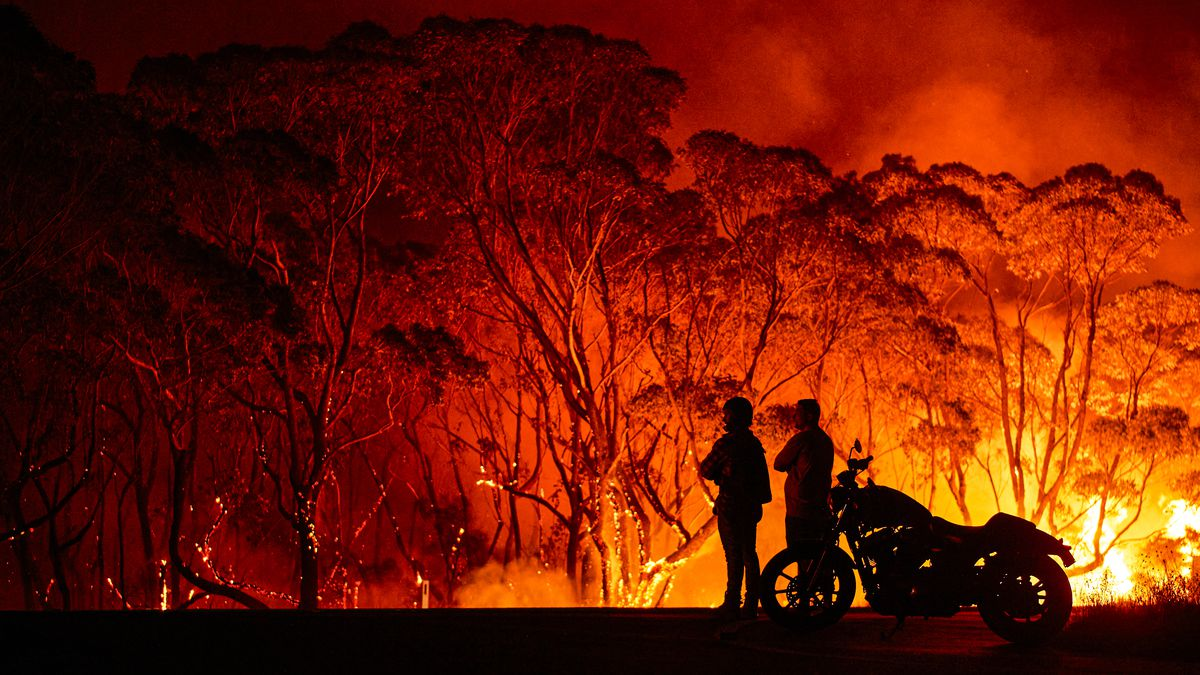
#> input picture bushfire.jpg, 1200 x 675 px
$ python get_colours.py
#> lines starting #> are read from the running program, lines starting #| are printed output that depends on the picture
import os
from collections import Counter

import cv2
import matplotlib.pyplot as plt
import numpy as np
from skimage.color import deltaE_cie76, rgb2lab
from sklearn.cluster import KMeans

# image = cv2.imread('sample_image.jpg')
# image = cv2.imread('flag_south_africa.jpg')
# image = cv2.imread('surfing.jpg')
image = cv2.imread("bushfire.jpg")
#> image is the input picture: shape (675, 1200, 3); mean B, G, R 5.8, 26, 109.4
print("The type of this input is {}".format(type(image)))
#| The type of this input is <class 'numpy.ndarray'>
print("Shape: {}".format(image.shape))
#| Shape: (675, 1200, 3)
# plt.imshow(image)
# plt.show()

# To move from BGR color space to RGB, we use the method cv2.COLOR_BGR2RGB
image = cv2.cvtColor(image, cv2.COLOR_BGR2RGB)
plt.imshow(image)
plt.show()

# In some situations, we might want to have black and white images.
# In such cases, we can express images as Gray.
# We now use the conversion space as cv2.COLOR_BGR2GRAY and show the
# output with the colormap as gray.
gray_image = cv2.cvtColor(image, cv2.COLOR_BGR2GRAY)
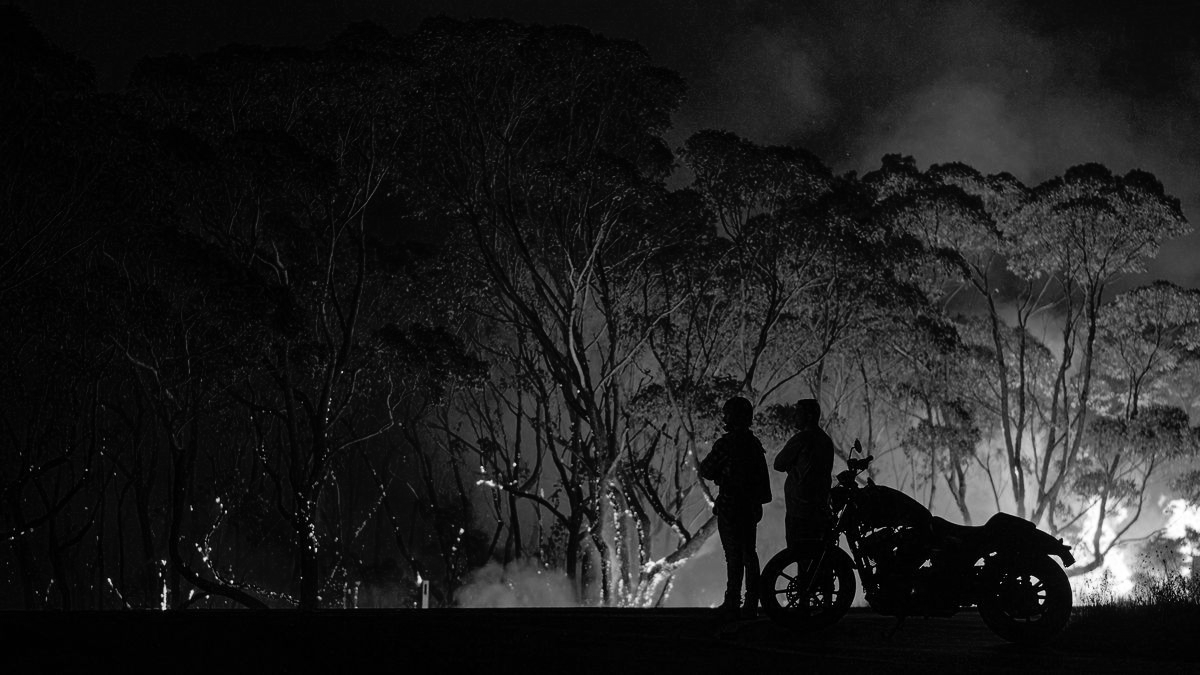
#> gray_image: shape (675, 1200); min 0, max 255, mean 29.5
# plt.imshow(gray_image, cmap='gray')
# plt.show()

# We can also resize the image to a given dimension.
# We use the method resize provided by cv2. The first argument is
# the image we want to resize, and the second argument is the width
# and height defined within parentheses.
resized_image = cv2.resize(image, (1200, 600))
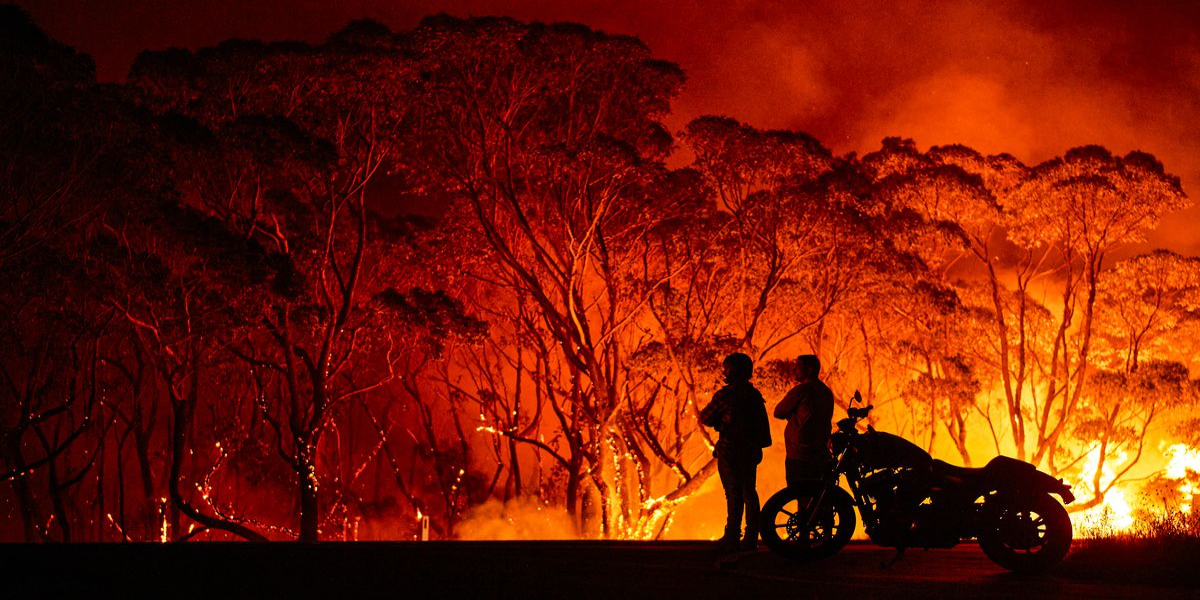
#> resized_image: shape (600, 1200, 3); mean R, G, B 109.4, 26, 5.7
# plt.imshow(resized_image)
# plt.show()

# Identifying the colors from an image and displaying the top colors as a pie chart.
# First define a function that will convert RGB to hex so that we can use them as labels for our pie chart.
# On reading the color which is in RGB space, we return a string. {:02x} simply displays the hex value for the respective color.


def RGB2HEX(color):
    return "#{:02x}{:02x}{:02x}".format(int(color[0]), int(color[1]), int(color[2]))


# Define a method that will help get an image into Python in the RGB space.
def get_image(image_path):
    image = cv2.imread(image_path)
    image = cv2.cvtColor(image, cv2.COLOR_BGR2RGB)
    return image


def get_colors(image, number_of_colors, show_chart):

    # Resize the image to the size 600 x 400. It is not required to resize it to a smaller size but
    # we do so to lessen the pixels which’ll reduce the time needed to extract the colors from the image.
    # KMeans expects the input to be of two dimensions, so we use Numpy’s reshape function to reshape the image data.
#> called with number_of_colors = 8, show_chart = True
    modified_image = cv2.resize(image, (600, 400), interpolation=cv2.INTER_AREA)
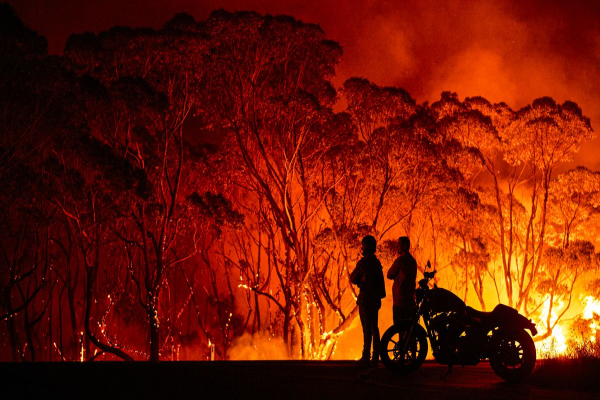
#> modified_image: shape (400, 600, 3); mean R, G, B 109.4, 26, 5.7
    modified_image = modified_image.reshape(
        modified_image.shape[0] * modified_image.shape[1], 3
    )
    # plt.imshow(modified_image)
    # plt.show()

    # KMeans algorithm creates clusters based on the supplied count of clusters.
    # In our case, it will form clusters of colors and these clusters will be our top colors.
    # We then fit and predict on the same image to extract the prediction into the variable labels.
    clf = KMeans(n_clusters=number_of_colors)
    labels = clf.fit_predict(modified_image)

    # We use Counter to get count of all labels. To find the colors, we use clf.cluster_centers_.
    # The ordered_colors iterates over the keys present in count, and then divides each value by 255.
    # We could have directly divided each value by 255 but that would have disrupted the order.
    counts = Counter(labels)
#> counts = {4: 60512, 1: 48168, 5: 39245, 7: 32533, 2: 27586, 0: 22469, 3: 7761, 6: 1726}
    center_colors = clf.cluster_centers_

    # We get ordered colors by iterating through the keys.
    # Next, we get the hex and rgb colors. As we divided each color by 255 before, we now multiply it by
    # 255 again while finding the colors. If show_chart is True, we plot a pie chart with each pie chart portion defined using count.values(), labels as hex_colors and colors as ordered_colors. We finally return the rgb_colors which we’ll use at a later stage.
    ordered_colors = [center_colors[i] for i in counts.keys()]
#> ordered_colors = [[17.27, 2.47, 1.48], [57.69, 2.35, 2.27], [103.5, 3.83, 3.32], [154.9, 18.79, 4.65], [201.1, 48.37, 6.3], [241, 92.47, 7.5], [249.1, 177.6, 30.96], [251.2, 243.5, 182.1]]
    hex_colors = [RGB2HEX(ordered_colors[i]) for i in counts.keys()]
#> hex_colors = ['#c93006', '#390202', '#f15c07', '#fbf3b6', '#670303', '#110201', '#9a1204', '#f9b11e']
    rgb_colors = [ordered_colors[i] for i in counts.keys()]
#> rgb_colors = [[201.1, 48.37, 6.3], [57.69, 2.35, 2.27], [241, 92.47, 7.5], [251.2, 243.5, 182.1], [103.5, 3.83, 3.32], [17.27, 2.47, 1.48], [154.9, 18.79, 4.65], [249.1, 177.6, 30.96]]

    if show_chart:
        plt.figure(figsize=(8, 6))
        plt.pie(counts.values(), labels=hex_colors, colors=hex_colors)
        plt.show()
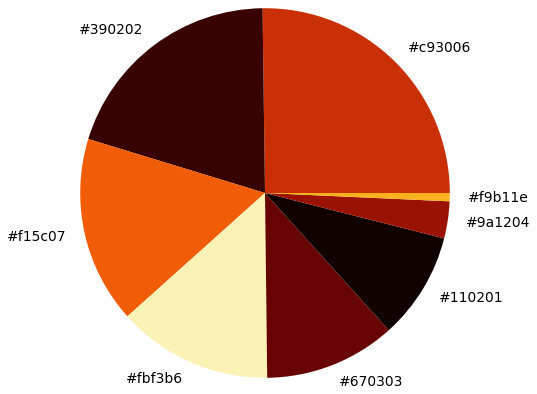
#> figure drawn by matplotlib, 1 panel

    return rgb_colors


# get_colors(get_image('sample_image.jpg'), 8, True)
# get_colors(get_image('flag_south_africa.jpg'), 8, True)
# get_colors(get_image('surfing.jpg'), 8, True)
get_colors(get_image("bushfire.jpg"), 8, True)

$ run again, with sample_image.jpg copied over bushfire.jpg
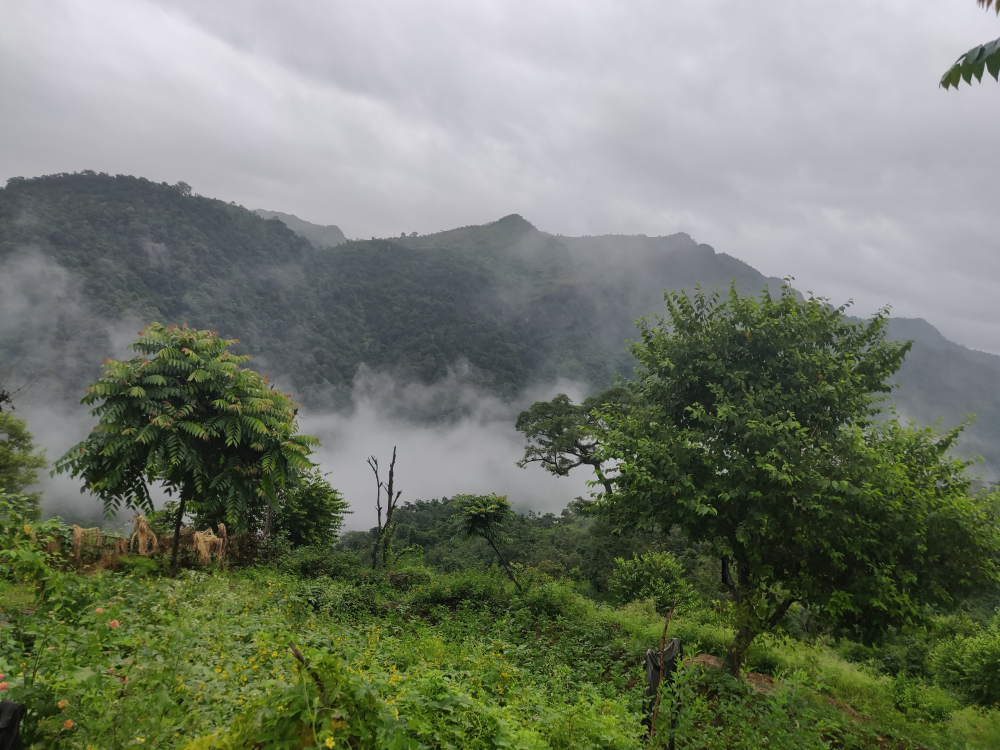
#> input picture sample_image.jpg, 4000 x 3000 px (shown at 1/4 size)
#> image is the input picture: shape (3000, 4000, 3); mean B, G, R 107.2, 122.6, 115.4
#| The type of this input is <class 'numpy.ndarray'>
#| Shape: (3000, 4000, 3)
#> in get_colors, `modified_image = cv2.resize(image, (600, 400), interpolation=cv2.INTER..`:
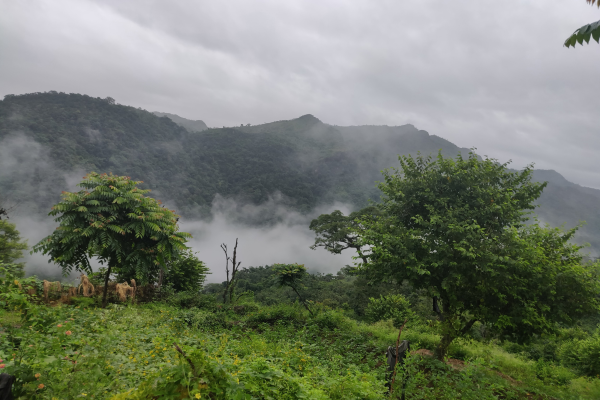
#> modified_image: shape (400, 600, 3); mean R, G, B 115.4, 122.6, 107.2
#> counts = {6: 37810, 7: 10106, 3: 22867, 0: 28560, 1: 36742, 4: 43135, 5: 24938, 2: 35842}
#> ordered_colors = [[208.4, 208.1, 215.6], [156.7, 158.3, 161.4], [116, 121.1, 118.4], [82.43, 89.35, 90.38], [185.4, 185.7, 192.8], [63.84, 78.6, 35.94], [100.1, 117, 48.94], [33.3, 42.31, 22.78]]
#> hex_colors = ['#647530', '#212a16', '#52595a', '#d0d0d7', '#9c9ea1', '#b9b9c0', '#3f4e23', '#747976']
#> rgb_colors = [[100.1, 117, 48.94], [33.3, 42.31, 22.78], [82.43, 89.35, 90.38], [208.4, 208.1, 215.6], [156.7, 158.3, 161.4], [185.4, 185.7, 192.8], [63.84, 78.6, 35.94], [116, 121.1, 118.4]]
#> in get_colors, `plt.show()`:
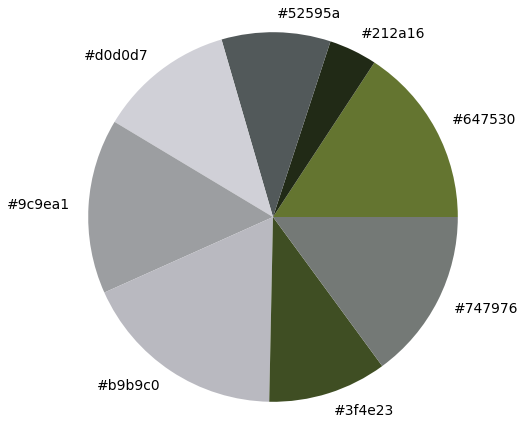
#> figure drawn by matplotlib, 1 panel
